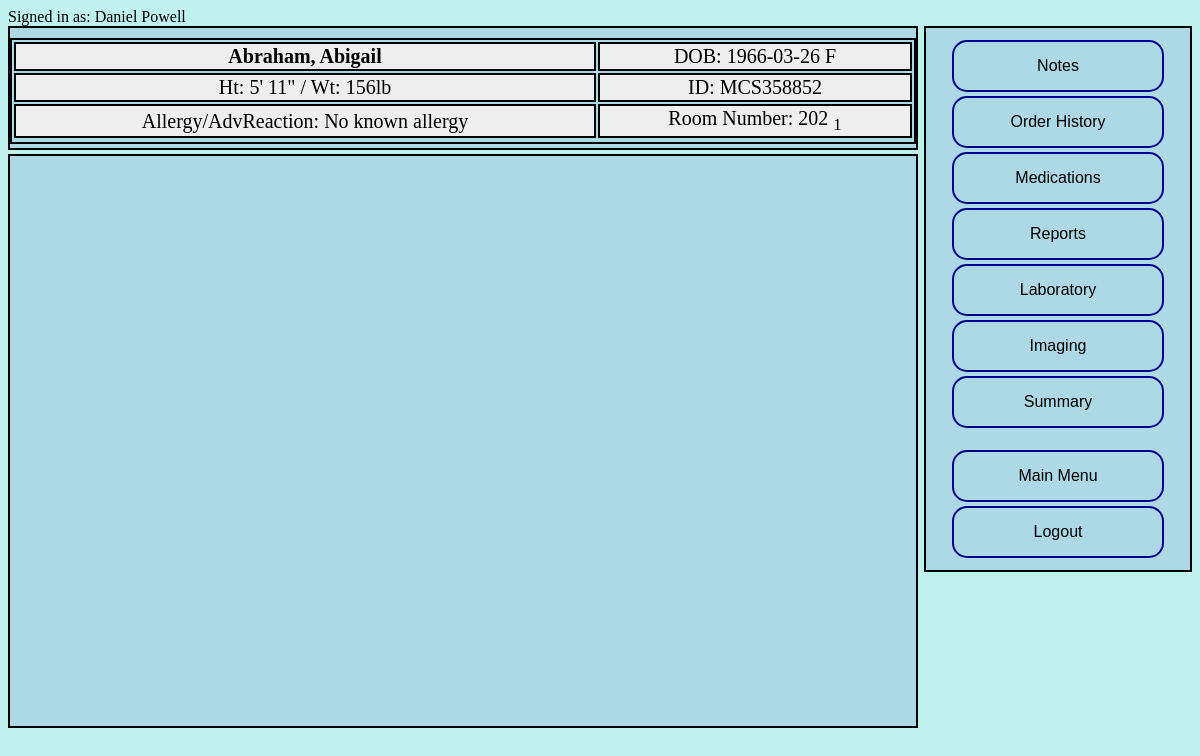
Screenshot of /Main.php?Patientmcs=MCS358852 (signed in) with the database file from the repository.
### tables this page shows
CREATE TABLE ResidesIn(
patientMCS VARCHAR(9) unique,
roomNumber INTEGER,
bedNumber INTEGER,
PRIMARY KEY(patientMCS, roomNumber),
UNIQUE (roomNumber, bedNumber),
FOREIGN KEY (roomNumber) REFERENCES Room (roomNumber),
FOREIGN KEY (patientMCS) REFERENCES Patient (patientMCS),
CHECK ( bedNumber = 1
OR bedNumber = 2));

CREATE TABLE Patient(
patientMCS CHAR(9),
patientFirstName VARCHAR(64),
patientLastName VARCHAR(64),
patientSIN CHAR(11),
patientHeight INTEGER,
patientWeight FLOAT,
patientDateOfBirth DATE,
patientGender CHAR,
patientHealthCard LONG,
patientPostalCode CHAR(7),
patientAddress VARCHAR(64),
patientCity VARCHAR(32),
patientPhoneNumber CHAR(17),
patientAdvancedDirective VARCHAR(32),
patientAdvDirOnFile VARCHAR(32),
patientAllergies VARCHAR(64),
patientAdvDirDate DATE,
PRIMARY KEY (patientMCS));

CREATE TABLE Room(
unitCode CHAR(2),
roomNumber INTEGER,
PRIMARY KEY (roomNumber),
FOREIGN KEY (unitCode) REFERENCES Unit (unitCode));

### Main.php (the view, shortened to what this page needs)
<!DOCTYPE html>
<html>
	<head>
		<link
        		href = "./style.css"
        		type = "text/css"
        		rel  = "stylesheet">
	</head>
	<body bgcolor="#BFF1EF"  onload="run()";>
	<div id="User">
		<?php
		$USER = $_SESSION["uName"];
		echo "Signed in as: $USER";
		?>
	</div>
	<div id="client_info">
		<?php
		include("config.php");
		$PMCS = $_GET['Patientmcs'];
		$PMCS = mysqli_real_escape_string($db, $PMCS);
		$sql = "SELECT * FROM Patient natural join Room natural join ResidesIn
						WHERE '$PMCS' = Patientmcs;";
		$result = mysqli_query($db,$sql);
		echo "<table border='1' id='Main'>";
		while($row = mysqli_fetch_array($result, MYSQLI_ASSOC)){
		$inc = $row['patientHeight']%12;
		$feet = floor( $row['patientHeight']/12);
		$height = $feet . "' " . $inc . "\" ";
		echo "<tr>
				<td class='bold'>" . $row['patientLastName'] . ", " . $row['patientFirstName'] . "</td>
				<td>DOB: " . $row['patientDateOfBirth'] . " " . $row['patientGender'] . "</td>
			</tr>
			<tr>
				<td>" . "Ht: " . $height . " / Wt: " . $row['patientWeight'] . "lb" . "</td>
				<td>" . "ID: " . $row['patientMCS'] . "</td>
			</tr>
			<tr>
				<td>" . "Allergy/AdvReaction: " . $row['patientAllergies'] . "</td>
				<td>" . "Room Number: " . $row['roomNumber'] . " <sub>" . $row['bedNumber'] . "</sub></td>
			<tr>
			";
		}
		echo "</table>"
		?>
	</div>
	<div id="Buttons">
			<button class="sidebutton" onclick="Notes_function()">Notes</button><br>
			<button class="sidebutton" onclick="OrderHistory_function()">Order History</button><br>
			<button class="sidebutton" onclick="Medications_function()">Medications</button><br>
			<button class="sidebutton" onclick="Reports_function()">Reports</button><br>
			<button class="sidebutton" onclick="Laboratory_function()">Laboratory</button><br>
			<button class="sidebutton" onclick="Imaging_function()">Imaging</button><br>
			<button class="sidebutton" onclick="Summary_function()">Summary</button>
			<br><br>
			<form action="Units.php">
				<input class="sidebutton" type="submit" value="Main Menu">
			</form>
			<form action="Logout.php">
				<input class="sidebutton" type="submit" value="Logout"><br>
			</form>
	</div>
	<section class="panel mainpanel">
	</section>
	</body>
</html>

### style.css (style rules this page uses)
html { text-style:Courier New; }
table { border: 2px solid black; width: 100%; }
section { display: inline-block; }
td { border: 2px solid black; text-align: center; }
.bold { font-weight: bold; }
.panel { position: absolute; width: 75.5%; min-width: 500px; min-height: 550px; border: 2px solid black; padding: 10px 0; text-align: center; background-color: lightblue; }
.mainpanel { margin-top: 128px; }
#client_info { position:absolute; display: inline-block; width: 75.5%; min-width: 500px; height: 100px; min-height: 100px; border: 2px solid black; padding: 10px 0; text-align: center; background-color: lightblue; }
#Buttons { position:absolute; right: 10px; left: 77%; display: inline-block; min-width: 22%; min-height: 220px; border: 2px solid black; padding: 10px 0; text-align: center; background-color: lightblue; }
input { background-color: lightblue; border: 2px solid darkblue; border-radius: 15px; color: black; width: 300px; padding: 15px 15px; text-align: center; text-decoration: none; display: inline-block; font-size: 16px; margin-top: 2px; margin-bottom: 2px; }
.sidebutton { background-color: lightblue; border: 2px solid darkblue; border-radius: 15px; color: black; width: 80%; padding: 15px 15px; text-align: center; text-decoration: none; display: inline-block; font-size: 16px; margin-top: 2px; margin-bottom: 2px; }
#Main { border: 2px solid black; width: 100%; font-size: 20px; background-color: lightblue; }
#Main tr { background-color: #eee; border-top: 1px solid #fff; font-size: 20px; }

### rows the page displays
residesin: patientMCS.patientLastName "Abraham", patientMCS.patientFirstName "Abigail", patientMCS.patientDateOfBirth "1966-03-26", patientMCS.patientGender "F", patientMCS.patientHeight "5' 11\"", patientMCS.patientWeight "156", patientMCS.patientMCS "MCS358852", patientMCS.patientAllergies "No known allergy", roomNumber.roomNumber "202", bedNumber "1"

### other values shown
$USER "Daniel Powell"
